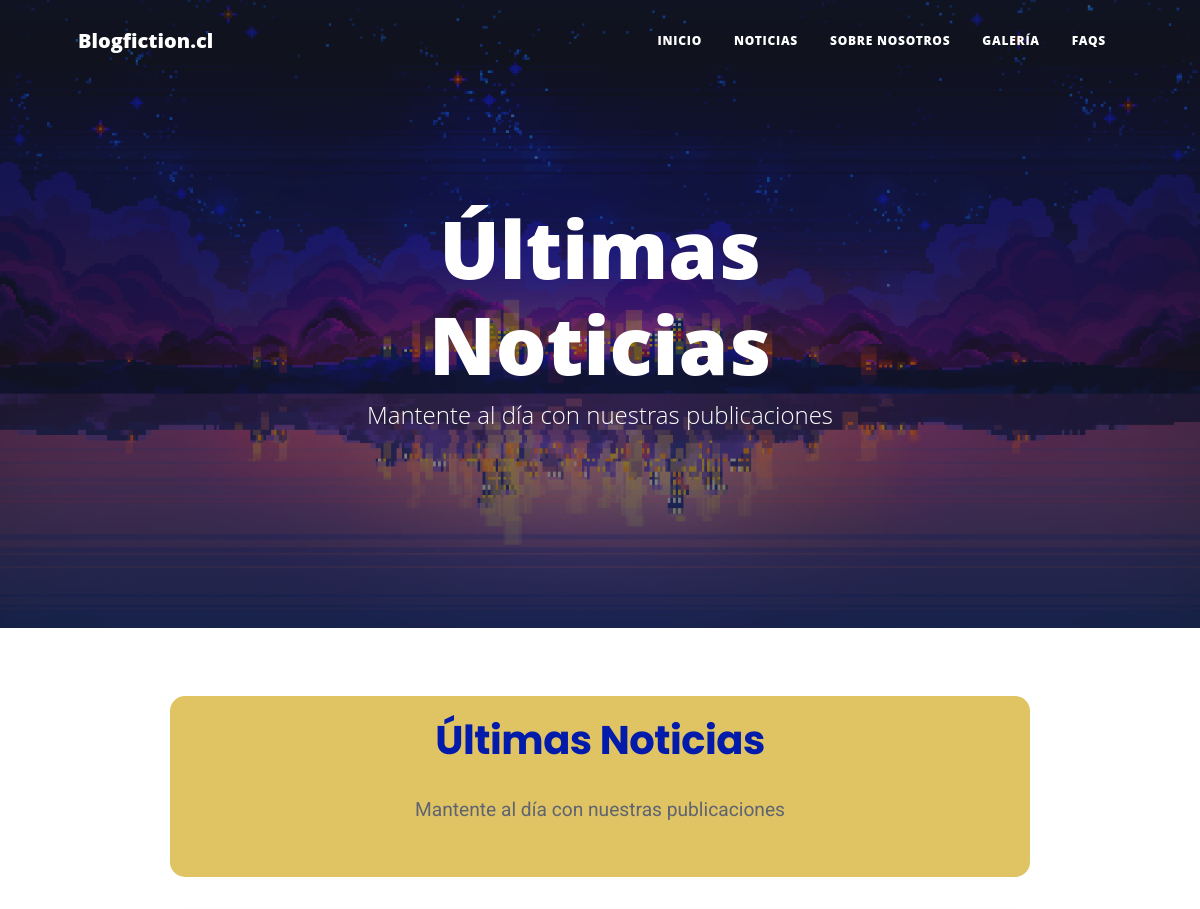
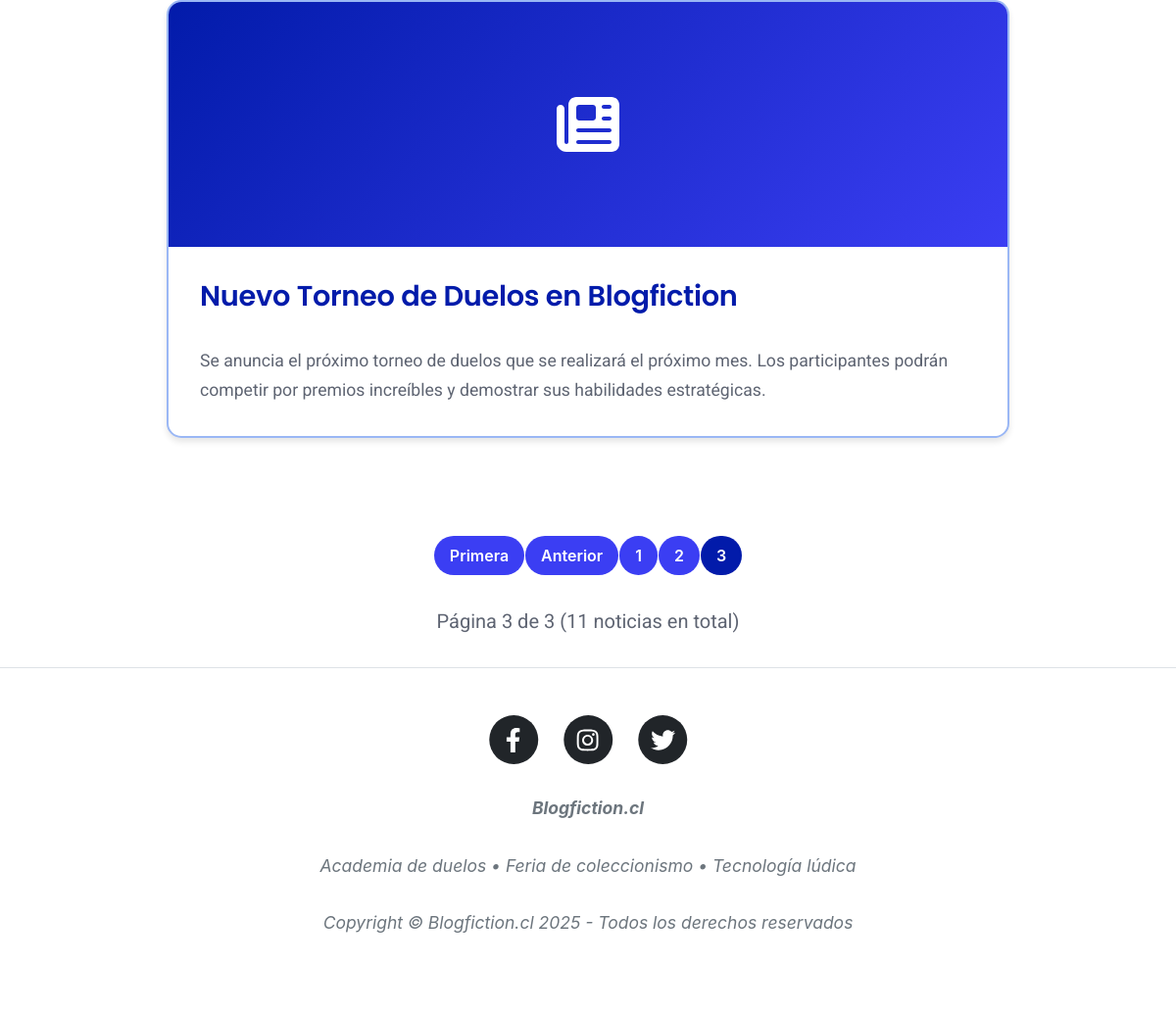
Page /noticias/?page=3 on the committed database (2 pictures, top to bottom).
### posteo/models.py (models this page shows, shortened)
class Noticia(models.Model):
    titulo = models.CharField(max_length=100, verbose_name="Título")
    detalle = models.TextField(verbose_name="Detalle")
    imagen = models.ImageField(upload_to='noticias/', blank=True, null=True, verbose_name="Imagen")
    categoria = models.CharField(max_length=50, default="General", verbose_name="Categoría")
    created = models.DateTimeField(auto_now_add=True, verbose_name="Fecha de creación")
    updated = models.DateTimeField(auto_now=True, verbose_name="Fecha de actualización")
    class Meta:
        verbose_name = "Noticia"
        verbose_name_plural = "Noticias"
        ordering = ['-created']

### posteo/views.py (the view)
# urls.py: path('noticias/', include('posteo.urls')),
def noticias(request):
    noticias_list = Noticia.objects.all().order_by('-created')
    paginator = Paginator(noticias_list, 5)
    page_number = request.GET.get('page')
    noticias = paginator.get_page(page_number)
    return render(request, 'posteo/noticias.html', {'noticias': noticias})

### core/context_processors.py (called while the page is built)
def banner_context(request):
    current_path = request.path
    banner_mapping = {
        '/': 'banner1.jpg',           # Página principal
        '/noticias/': 'banner2.png',  # Noticias
        '/about/': 'banner3.webp',   # Sobre nosotros
        '/gallery/': 'banner4.jpg',  # Galería
        '/faqs/': 'banner5.jpg',     # FAQs
    }
    banner_image = banner_mapping.get(current_path, 'banner1.jpg')
    banner_url = f"{settings.MEDIA_URL}{banner_image}"
    return {
        'banner_image': banner_url,
        'current_section': current_path,
    }

### posteo/templates/posteo/noticias.html (shortened to what this page needs)
{% extends 'posteo/base.html' %}
{% load static %}
{% block page_title %}Últimas Noticias{% endblock %}
{% block page_subtitle %}Mantente al día con nuestras publicaciones{% endblock %}
{% block content %}
<div class="noticias-container">
    <div class="noticias-header">
        <h1 class="noticias-titulo-principal">Últimas Noticias</h1>
        <p class="noticias-subtitulo">Mantente al día con nuestras publicaciones</p>
    </div>
    {% for n in noticias%}
    <article class="noticia-card">
        {% if n.imagen %}
            <img src="{{ n.imagen.url }}" alt="{{ n.titulo }}" class="noticia-imagen">
        {% else %}
            <div class="noticia-sin-imagen">
                <i class="fas fa-newspaper"></i>
            </div>
        {% endif %}
        <div class="noticia-content">
            <h2 class="noticia-titulo">{{ n.titulo }}</h2>
            <p class="noticia-detalle">{{ n.detalle }}</p>
        </div>
    </article>
    {% empty %}
    <div class="no-noticias">
        <i class="fas fa-inbox fa-3x mb-3"></i>
        <p>No hay noticias disponibles en este momento.</p>
    </div>
    {% endfor %}
</div>
{% if noticias.has_other_pages %}
<div class="pagination-container">
    <nav aria-label="Paginación de noticias">
        <ul class="pagination justify-content-center">
            {% if noticias.has_previous %}
                <li class="page-item">
                    <a class="page-link" href="?page=1">Primera</a>
                </li>
                <li class="page-item">
                    <a class="page-link" href="?page={{ noticias.previous_page_number }}">Anterior</a>
                </li>
            {% endif %}
            {% for num in noticias.paginator.page_range %}
                {% if noticias.number == num %}
                    <li class="page-item active">
                        <span class="page-link">{{ num }}</span>
                    </li>
                {% elif num > noticias.number|add:'-3' and num < noticias.number|add:'3' %}
                    <li class="page-item">
                        <a class="page-link" href="?page={{ num }}">{{ num }}</a>
                    </li>
                {% endif %}
            {% endfor %}
        </ul>
    </nav>
    <div class="pagination-info">
        <p>Página {{ noticias.number }} de {{ noticias.paginator.num_pages }}
        ({{ noticias.paginator.count }} noticias en total)</p>
    </div>
</div>
{% endif %}
{% endblock %}

### posteo/templates/posteo/noticias.html (style rules this page uses)
.noticias-container { max-width: 900px; margin: 0 auto; padding: 20px; }
.noticia-card { background: #fff; border-radius: 15px; overflow: hidden; box-shadow: 0 4px 6px rgba(0, 0, 0, 0.1); margin-bottom: 2rem; transition: all 0.3s ease; border: 2px solid #9ab7f5; }
.noticia-content { padding: 2rem; }
.noticia-titulo { font-family: 'Poppins', sans-serif; font-size: 1.8rem; font-weight: 600; color: #021baa; margin-bottom: 1rem; line-height: 1.3; letter-spacing: -0.3px; }
.noticia-detalle { font-family: 'Roboto', sans-serif; font-size: 1.1rem; color: #5E6472; line-height: 1.7; margin-bottom: 0; font-weight: 400; }
.noticia-sin-imagen { background: linear-gradient(135deg, #021baa 0%, #3b3ef3 100%); height: 250px; display: flex; align-items: center; justify-content: center; color: white; font-size: 4rem; }
.noticias-header { text-align: center; margin-bottom: 3rem; padding: 20px; background: #e0c362; border-radius: 15px; margin-bottom: 2rem; }
.noticias-titulo-principal { font-family: 'Poppins', sans-serif; font-size: 2.5rem; font-weight: 700; color: #021baa; margin-bottom: 0.5rem; letter-spacing: -0.5px; }
.noticias-subtitulo { font-family: 'Roboto', sans-serif; font-size: 1.2rem; color: #5E6472; font-weight: 400; }
.pagination-container { margin-top: 3rem; text-align: center; }
.pagination .page-link { background: #3b3ef3 !important; color: white !important; border: none !important; margin: 0 2px; border-radius: 25px !important; padding: 8px 16px; font-weight: 600; transition: all 0.3s ease; }
.pagination .page-item.active .page-link { background: #021baa !important; border: none !important; }
.pagination-info { margin-top: 1rem; color: #5E6472; font-family: 'Roboto', sans-serif; }

### rows in the picture
Noticia: titulo "Nuevo Torneo de Duelos en Blogfiction", detalle "Se anuncia el próximo torneo de duelos que se realizará el próximo mes. Los participantes podrán competir por premios increíbles y demostrar sus habilidades estratégicas."

### other values in the picture
{{ num }} "1" "2"
{{ num }} "3"
{{ noticias.number }} "3"
{{ noticias.paginator.num_pages }} "3"
{{ noticias.paginator.count }} "11"
